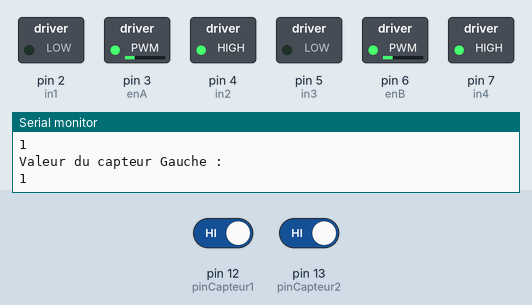
Simulated run of this sketch. Board: Arduino Uno, built with avr-gcc and run on an emulated ATmega328P. Shown: switched loads named in the sketch (green lamp = pin HIGH), the last lines printed to the serial monitor. Inputs (shaded band) come from the test bench; at power-on: pin 12 (pinCapteur1) HIGH, pin 13 (pinCapteur2) HIGH.

Above: at 2.8 s.
2.9 s: pin 12 (pinCapteur1) driven LOW
At 4.6 s:
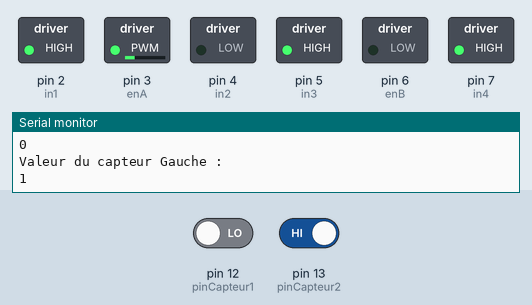
5.5 s: pin 13 (pinCapteur2) driven LOW
At 8.2 s:
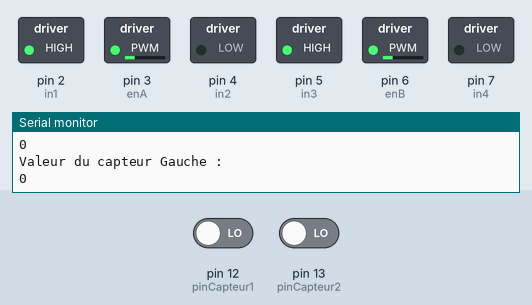
8.5 s: pin 12 (pinCapteur1) driven HIGH
At 10.5 s:
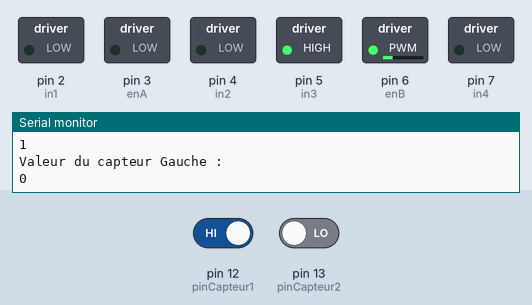
11.5 s: pin 13 (pinCapteur2) driven HIGH
At 14.1 s:
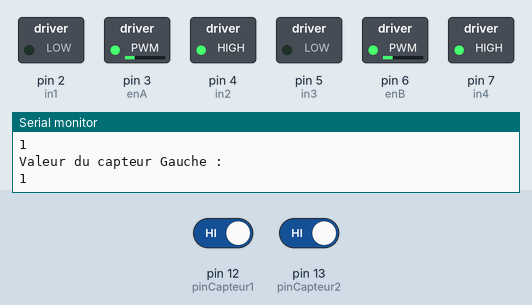
Timing chart, 0 to 15.5 s (numbered marks = the images above; inputs shaded):
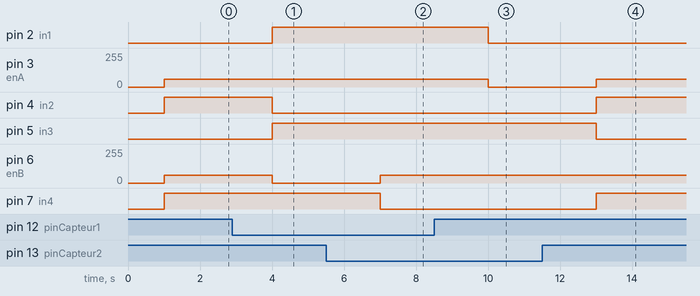

Measured:
- after the input at 2.9 s, pin 2 (in1), pin 5 (in3): LOW → HIGH after 1.1 s; pin 4 (in2): HIGH → LOW after 1.1 s; pin 6 (enB): 60/255 → 0/255 after 1.1 s
- after the input at 5.5 s, pin 6 (enB): 0/255 → 60/255 after 1.5 s; pin 7 (in4): HIGH → LOW after 1.5 s
- after the input at 8.5 s, pin 2 (in1): HIGH → LOW after 1.5 s; pin 3 (enA): 60/255 → 0/255 after 1.5 s
- after the input at 11.5 s, pin 3 (enA): 0/255 → 60/255 after 1.5 s; pin 4 (in2), pin 7 (in4): LOW → HIGH after 1.5 s; pin 5 (in3): HIGH → LOW after 1.5 s

The sketch:

Robot_suiveure_de_ligne.ino
```cpp
// Définition des pins pour le contrôle des moteurs
    const int in1 = 2; // Direction du moteur A
    const int in2 = 4; // Direction du moteur A
    const int enA = 3; // PWM pour le contrôle de la vitesse du moteur A

    const int in3 = 5; // Direction du moteur B
    const int in4 = 7; // Direction du moteur B
    const int enB = 6; // PWM pour le contrôle de la vitesse du moteur B

// Définition des pins
    const int pinCapteur1 = 12; // Connectez le capteur infrarouge 1 au pin 12 de la carte Arduino
    const int pinCapteur2 = 13; // Connectez le capteur infrarouge 2 au pin 13 de la carte Arduino
//
  void setup()
{
  // Définit les pins comme des sorties
    pinMode(enA, OUTPUT);
    pinMode(enB, OUTPUT);
    pinMode(in1, OUTPUT);
    pinMode(in2, OUTPUT);
    pinMode(in3, OUTPUT);
    pinMode(in4, OUTPUT);

    Serial.begin(9600); // Initialise la communication série à une vitesse de 9600 bauds

    pinMode(pinCapteur1, INPUT); // Définit le pin du capteur infrarouge 1 comme une entrée
    pinMode(pinCapteur2, INPUT); // Définit le pin du capteur infrarouge 2 comme une entrée
}

// Fonction pour faire avancer les moteurs
  void avancer()
{
    digitalWrite(in1, HIGH);
    digitalWrite(in2, LOW);
    digitalWrite(in3, HIGH);
    digitalWrite(in4, LOW);
    analogWrite(enA, 60); // Vitesse maximale pour le moteur A
    analogWrite(enB, 60); // Vitesse maximale pour le moteur B
}

// Fonction pour faire reculer les moteurs
  void reculer()
{
    digitalWrite(in1, LOW);
    digitalWrite(in2, HIGH);
    digitalWrite(in3, LOW);
    digitalWrite(in4, HIGH);
    analogWrite(enA, 60); // Vitesse maximale pour le moteur A
    analogWrite(enB, 60); // Vitesse maximale pour le moteur B
}

// Fonction pour faire tourner à gauche les moteurs
  void gauche()
{
    digitalWrite(in1, HIGH);
    digitalWrite(in2, LOW);
    digitalWrite(in3, HIGH);
    digitalWrite(in4, HIGH);
    analogWrite(enA, 60); // Vitesse maximale pour le moteur A
    analogWrite(enB, 0); // Vitesse maximale pour le moteur B
}

// Fonction pour faire tourner à droite les moteurs
  void droite()
{
    digitalWrite(in1, LOW);
    digitalWrite(in2, LOW);
    digitalWrite(in3, HIGH);
    digitalWrite(in4, LOW);
    analogWrite(enA, 0); // Vitesse maximale pour le moteur A
    analogWrite(enB, 60); // Vitesse maximale pour le moteur B
}

// Fonction pour arrêter les moteurs
  void arreter()
{
    digitalWrite(in1, HIGH);
    digitalWrite(in2, HIGH);
    digitalWrite(in3, LOW);
    digitalWrite(in4, LOW);
    analogWrite(enA, 0); // Arrête le moteur A
    analogWrite(enB, 0); // Arrête le moteur B
}
//
  void loop()
{
  // Lecture de la valeur du capteur
    int Capteur_Droit = digitalRead(pinCapteur1);
    int Capteur_Gauche = digitalRead(pinCapteur2);

  // Affichage de la valeur du capteur sur le moniteur série
    Serial.println("Valeur du capteur Droit : ");
    Serial.println(Capteur_Droit);
    Serial.println("Valeur du capteur Gauche : ");
    Serial.println(Capteur_Gauche);
    delay(1000); // Attend 500 millisecondes avant la prochaine lecture

  if( Capteur_Droit == 0 && Capteur_Gauche == 0)
  {
      // Faire tourner les moteurs en avance
       avancer();
  }
  else if( Capteur_Droit == 1 && Capteur_Gauche == 0)
  {
      // Faire tourner les moteurs à droite
       droite();
  }
  else if( Capteur_Droit == 0 && Capteur_Gauche == 1)
  {
      // Faire tourner les moteurs à gauche
       gauche();
  }
  else if( Capteur_Droit == 1 && Capteur_Gauche == 1)
  {
      // Faire tourner les moteurs en arrière
       reculer();
  }
    // Arrête les moteurs
    //arreter();
}
```
